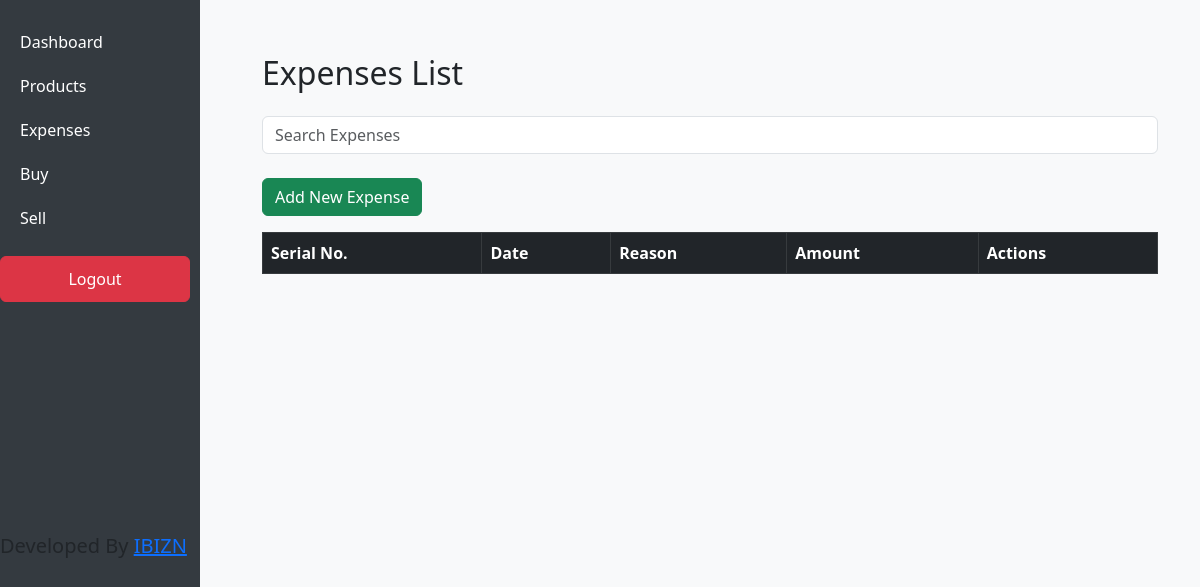
The app's page /expenses/ (signed in), older data.
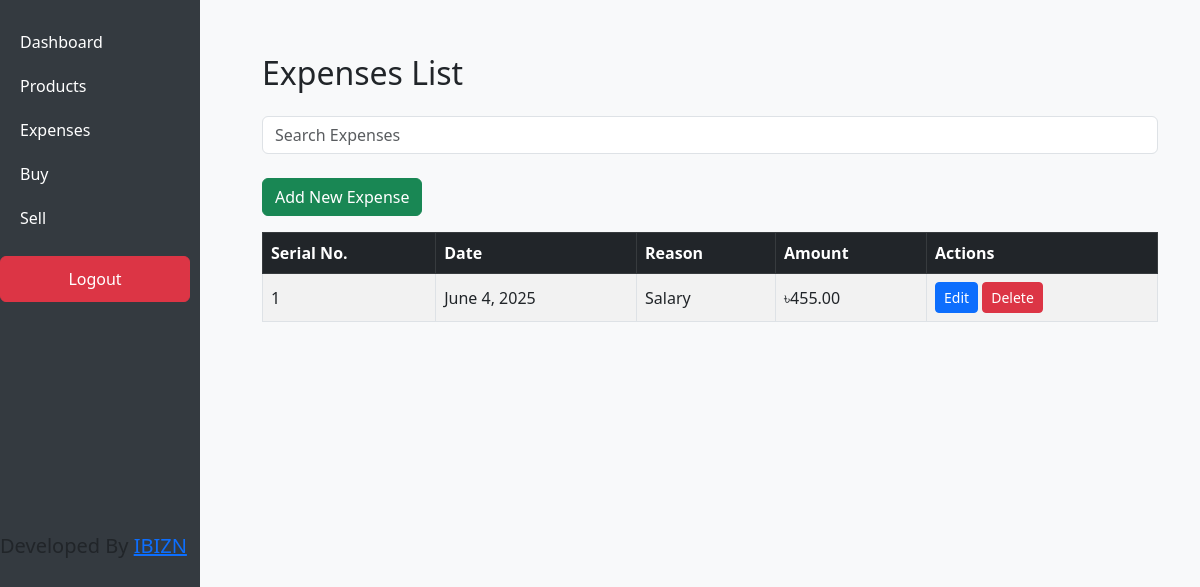
The same page, newer data.
### inventory/models.py (models this page shows, shortened)
class Expense(models.Model):
    date = models.DateField()
    reason = models.CharField(max_length=255)
    amount = models.DecimalField(max_digits=10, decimal_places=2)

### inventory/views.py (the view)
# urls.py: path('expenses/', views.expense_list_view, name='expense_list'),
@login_required(login_url="/")
def expense_list_view(request):
    query = request.GET.get('q', '')
    if query:
        expenses = Expense.objects.filter(
            Q(reason__icontains=query) # Search in expense reason
        ).order_by('-date')
    else:
        expenses = Expense.objects.all().order_by('-date')
    total_expense = sum(exp.amount for exp in expenses)
    return render(request, 'inventory/expense_list.html', {
        'expenses': expenses,
        'total_expense': total_expense
    })

### inventory/templates/inventory/expense_list.html
{% extends 'inventory/base.html' %}
{% block content %}
<div class="container mt-4">
  <h2 class="mb-4">Expenses List</h2>
  <form method="GET" action="{% url 'expense_list' %}">
    <div class="mb-4">
      <input type="text" name="q" class="form-control" placeholder="Search Expenses" value="{{ request.GET.q }}" aria-label="Search Expenses">
    </div>
  </form>
  <a href="{% url 'expense_add' %}" class="btn btn-success mb-3">Add New Expense</a>
  <table class="table table-bordered table-hover table-striped">
    <thead class="table-dark">
      <tr>
        <th>Serial No.</th>
        <th>Date</th>
        <th>Reason</th>
        <th>Amount</th>
        <th>Actions</th>
      </tr>
    </thead>
    <tbody>
      {% for expense in expenses %}
      <tr>
        <td>{{ forloop.counter }}</td>
        <td>{{ expense.date }}</td>
        <td>{{ expense.reason }}</td>
        <td>৳{{ expense.amount }}</td>
        <td>
          <a href="{% url 'expense_edit' expense.id %}" class="btn btn-primary btn-sm">Edit</a>
          <a href="{% url 'expense_delete' expense.id %}" class="btn btn-danger btn-sm" onclick="return confirm('Are you sure?')">Delete</a>
        </td>
      </tr>
      {% endfor %}
    </tbody>
  </table>
</div>
{% endblock %}

Row changes from the older to the newer data that the page shows:
added Expense: date "June 4, 2025", reason "Salary", amount "455.00"
